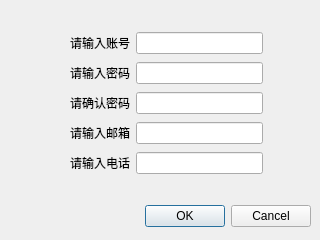
<?xml version="1.0" encoding="UTF-8"?>
<ui version="4.0">
 <class>Dialog</class>
 <widget class="QDialog" name="Dialog">
  <property name="geometry">
   <rect>
    <x>0</x>
    <y>0</y>
    <width>320</width>
    <height>240</height>
   </rect>
  </property>
  <property name="windowTitle">
   <string>注册页</string>
  </property>
  <widget class="QDialogButtonBox" name="btn">
   <property name="geometry">
    <rect>
     <x>10</x>
     <y>200</y>
     <width>301</width>
     <height>32</height>
    </rect>
   </property>
   <property name="orientation">
    <enum>Qt::Horizontal</enum>
   </property>
   <property name="standardButtons">
    <set>QDialogButtonBox::Cancel|QDialogButtonBox::Ok</set>
   </property>
  </widget>
  <widget class="QWidget" name="">
   <property name="geometry">
    <rect>
     <x>70</x>
     <y>30</y>
     <width>193</width>
     <height>147</height>
    </rect>
   </property>
   <layout class="QGridLayout" name="gridLayout">
    <item row="0" column="0">
     <widget class="QLabel" name="label">
      <property name="text">
       <string>请输入账号</string>
      </property>
     </widget>
    </item>
    <item row="0" column="1">
     <widget class="QLineEdit" name="input_user"/>
    </item>
    <item row="1" column="0">
     <widget class="QLabel" name="label_2">
      <property name="text">
       <string>请输入密码</string>
      </property>
     </widget>
    </item>
    <item row="1" column="1">
     <widget class="QLineEdit" name="input_password"/>
    </item>
    <item row="2" column="1">
     <widget class="QLineEdit" name="input_password2"/>
    </item>
    <item row="3" column="0">
     <widget class="QLabel" name="label_4">
      <property name="text">
       <string>请输入邮箱</string>
      </property>
     </widget>
    </item>
    <item row="3" column="1">
     <widget class="QLineEdit" name="input_email"/>
    </item>
    <item row="4" column="0">
     <widget class="QLabel" name="label_5">
      <property name="text">
       <string>请输入电话</string>
      </property>
     </widget>
    </item>
    <item row="4" column="1">
     <widget class="QLineEdit" name="input_tel"/>
    </item>
    <item row="2" column="0">
     <widget class="QLabel" name="label_3">
      <property name="text">
       <string>请确认密码</string>
      </property>
     </widget>
    </item>
   </layout>
  </widget>
 </widget>
 <resources/>
 <connections>
  <connection>
   <sender>btn</sender>
   <signal>rejected()</signal>
   <receiver>Dialog</receiver>
   <slot>reject()</slot>
   <hints>
    <hint type="sourcelabel">
     <x>316</x>
     <y>260</y>
    </hint>
    <hint type="destinationlabel">
     <x>286</x>
     <y>274</y>
    </hint>
   </hints>
  </connection>
 </connections>
</ui>
